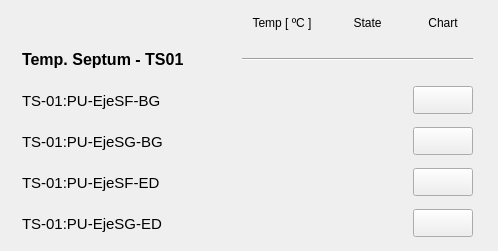
   <widget class="QWidget" name="scrollAreaWidgetContents_4">
    <property name="geometry">
     <rect>
      <x>0</x>
      <y>0</y>
      <width>498</width>
      <height>251</height>
     </rect>
    </property>
    <widget class="QWidget" name="layoutWidget">
     <property name="geometry">
      <rect>
       <x>8</x>
       <y>10</y>
       <width>481</width>
       <height>231</height>
      </rect>
     </property>
     <layout class="QGridLayout" name="gridLayout_4">
      <item row="0" column="1">
       <widget class="PyDMLabel" name="PyDMLabel_44">
        <property name="toolTip">
         <string/>
        </property>
        <property name="text">
         <string>Temp [ ºC ]</string>
        </property>
        <property name="alignment">
         <set>Qt::AlignCenter</set>
        </property>
       </widget>
      </item>
      <item row="0" column="2">
       <widget class="PyDMLabel" name="PyDMLabel_45">
        <property name="toolTip">
         <string/>
        </property>
        <property name="text">
         <string>State</string>
        </property>
        <property name="alignment">
         <set>Qt::AlignCenter</set>
        </property>
       </widget>
      </item>
      <item row="0" column="3">
       <widget class="PyDMLabel" name="PyDMLabel_55">
        <property name="toolTip">
         <string/>
        </property>
        <property name="text">
         <string>Chart</string>
        </property>
        <property name="alignment">
         <set>Qt::AlignCenter</set>
        </property>
       </widget>
      </item>
      <item row="1" column="0">
       <widget class="PyDMLabel" name="PyDMLabel_60">
        <property name="minimumSize">
         <size>
          <width>200</width>
          <height>35</height>
         </size>
        </property>
        <property name="maximumSize">
         <size>
          <width>160</width>
          <height>16777215</height>
         </size>
        </property>
        <property name="font">
         <font>
          <pointsize>12</pointsize>
          <weight>75</weight>
          <bold>true</bold>
         </font>
        </property>
        <property name="toolTip">
         <string/>
        </property>
        <property name="text">
         <string>Temp. Septum - TS01 </string>
        </property>
       </widget>
      </item>
      <item row="1" column="1" colspan="3">
       <widget class="Line" name="line_6">
        <property name="sizeIncrement">
         <size>
          <width>0</width>
          <height>0</height>
         </size>
        </property>
        <property name="baseSize">
         <size>
          <width>0</width>
          <height>0</height>
         </size>
        </property>
        <property name="autoFillBackground">
         <bool>false</bool>
        </property>
        <property name="frameShadow">
         <enum>QFrame::Sunken</enum>
        </property>
        <property name="lineWidth">
         <number>1</number>
        </property>
        <property name="midLineWidth">
         <number>0</number>
        </property>
        <property name="orientation">
         <enum>Qt::Horizontal</enum>
        </property>
       </widget>
      </item>
      <item row="2" column="0">
       <widget class="PyDMLabel" name="PyDMLabel_72">
        <property name="minimumSize">
         <size>
          <width>200</width>
          <height>35</height>
         </size>
        </property>
        <property name="maximumSize">
         <size>
          <width>200</width>
          <height>16777215</height>
         </size>
        </property>
        <property name="font">
         <font>
          <pointsize>11</pointsize>
         </font>
        </property>
        <property name="toolTip">
         <string/>
        </property>
        <property name="text">
         <string>TS-01:PU-EjeSF-BG</string>
        </property>
       </widget>
      </item>
      <item row="2" column="1">
       <widget class="PyDMLabel" name="PyDMLabel_46">
        <property name="enabled">
         <bool>true</bool>
        </property>
        <property name="minimumSize">
         <size>
          <width>80</width>
          <height>30</height>
         </size>
        </property>
        <property name="maximumSize">
         <size>
          <width>80</width>
          <height>30</height>
         </size>
        </property>
        <property name="toolTip">
         <string/>
        </property>
        <property name="accessibleDescription">
         <string/>
        </property>
        <property name="layoutDirection">
         <enum>Qt::LeftToRight</enum>
        </property>
        <property name="autoFillBackground">
         <bool>false</bool>
        </property>
        <property name="styleSheet">
         <string notr="true"/>
        </property>
        <property name="frameShape">
         <enum>QFrame::NoFrame</enum>
        </property>
        <property name="frameShadow">
         <enum>QFrame::Sunken</enum>
        </property>
        <property name="alignment">
         <set>Qt::AlignRight|Qt::AlignTrailing|Qt::AlignVCenter</set>
        </property>
        <property name="precision" stdset="0">
         <number>2</number>
        </property>
        <property name="precisionFromPV" stdset="0">
         <bool>false</bool>
        </property>
        <property name="channel" stdset="0">
         <string>TS-01:PU-EjeSF-BG:Temp-Mon</string>
        </property>
       </widget>
      </item>
      <item row="2" column="2">
       <widget class="QLed" name="led_ejesfbg">
        <property name="enabled">
         <bool>true</bool>
        </property>
        <property name="sizePolicy">
         <sizepolicy hsizetype="Maximum" vsizetype="Maximum">
          <horstretch>0</horstretch>
          <verstretch>0</verstretch>
         </sizepolicy>
        </property>
        <property name="minimumSize">
         <size>
          <width>51</width>
          <height>35</height>
         </size>
        </property>
        <property name="maximumSize">
         <size>
          <width>51</width>
          <height>35</height>
         </size>
        </property>
        <property name="toolTip">
         <string/>
        </property>
        <property name="state">
         <bool>false</bool>
        </property>
        <property name="onColor">
         <color>
          <red>0</red>
          <green>140</green>
          <blue>0</blue>
         </color>
        </property>
        <property name="shape">
         <enum>QLed::Circle</enum>
        </property>
       </widget>
      </item>
      <item row="2" column="3">
       <widget class="PyDMPushButton" name="PyDMPushButton_21">
        <property name="minimumSize">
         <size>
          <width>60</width>
          <height>28</height>
         </size>
        </property>
        <property name="maximumSize">
         <size>
          <width>60</width>
          <height>28</height>
         </size>
        </property>
        <property name="toolTip">
         <string/>
        </property>
       </widget>
      </item>
      <item row="3" column="0">
       <widget class="PyDMLabel" name="PyDMLabel_47">
        <property name="minimumSize">
         <size>
          <width>200</width>
          <height>0</height>
         </size>
        </property>
        <property name="maximumSize">
         <size>
          <width>200</width>
          <height>16777215</height>
         </size>
        </property>
        <property name="font">
         <font>
          <pointsize>11</pointsize>
         </font>
        </property>
        <property name="toolTip">
         <string/>
        </property>
        <property name="text">
         <string>TS-01:PU-EjeSG-BG</string>
        </property>
       </widget>
      </item>
      <item row="3" column="1">
       <widget class="PyDMLabel" name="PyDMLabel_73">
        <property name="enabled">
         <bool>true</bool>
        </property>
        <property name="minimumSize">
         <size>
          <width>80</width>
          <height>30</height>
         </size>
        </property>
        <property name="maximumSize">
         <size>
          <width>80</width>
          <height>30</height>
         </size>
        </property>
        <property name="toolTip">
         <string/>
        </property>
        <property name="accessibleDescription">
         <string/>
        </property>
        <property name="layoutDirection">
         <enum>Qt::LeftToRight</enum>
        </property>
        <property name="autoFillBackground">
         <bool>false</bool>
        </property>
        <property name="styleSheet">
         <string notr="true"/>
        </property>
        <property name="frameShape">
         <enum>QFrame::NoFrame</enum>
        </property>
        <property name="frameShadow">
         <enum>QFrame::Sunken</enum>
        </property>
        <property name="alignment">
         <set>Qt::AlignRight|Qt::AlignTrailing|Qt::AlignVCenter</set>
        </property>
        <property name="precision" stdset="0">
         <number>2</number>
        </property>
        <property name="precisionFromPV" stdset="0">
         <bool>false</bool>
        </property>
        <property name="channel" stdset="0">
         <string>TS-01:PU-EjeSG-BG:Temp-Mon</string>
        </property>
       </widget>
      </item>
      <item row="3" column="2">
       <widget class="QLed" name="led_ejesgbg">
        <property name="sizePolicy">
         <sizepolicy hsizetype="Maximum" vsizetype="Maximum">
          <horstretch>0</horstretch>
          <verstretch>0</verstretch>
         </sizepolicy>
        </property>
        <property name="minimumSize">
         <size>
          <width>51</width>
          <height>35</height>
         </size>
        </property>
        <property name="maximumSize">
         <size>
          <width>51</width>
          <height>35</height>
         </size>
        </property>
        <property name="toolTip">
         <string/>
        </property>
        <property name="state">
         <bool>false</bool>
        </property>
        <property name="onColor">
         <color>
          <red>0</red>
          <green>140</green>
          <blue>0</blue>
         </color>
        </property>
        <property name="shape">
         <enum>QLed::Circle</enum>
        </property>
       </widget>
      </item>
      <item row="3" column="3">
       <widget class="PyDMPushButton" name="PyDMPushButton_22">
        <property name="minimumSize">
         <size>
          <width>60</width>
          <height>28</height>
         </size>
        </property>
        <property name="maximumSize">
         <size>
          <width>60</width>
          <height>28</height>
         </size>
        </property>
        <property name="toolTip">
         <string/>
        </property>
       </widget>
      </item>
      <item row="4" column="0">
       <widget class="PyDMLabel" name="pv02raps01_4">
        <property name="minimumSize">
         <size>
          <width>200</width>
          <height>0</height>
         </size>
        </property>
        <property name="maximumSize">
         <size>
          <width>135</width>
          <height>16777215</height>
         </size>
        </property>
        <property name="font">
         <font>
          <pointsize>11</pointsize>
         </font>
        </property>
        <property name="toolTip">
         <string/>
        </property>
        <property name="text">
         <string>TS-01:PU-EjeSF-ED</string>
        </property>
       </widget>
      </item>
      <item row="4" column="1">
       <widget class="PyDMLabel" name="PyDMLabel_80">
        <property name="enabled">
         <bool>true</bool>
        </property>
        <property name="minimumSize">
         <size>
          <width>80</width>
          <height>30</height>
         </size>
        </property>
        <property name="maximumSize">
         <size>
          <width>80</width>
          <height>30</height>
         </size>
        </property>
        <property name="toolTip">
         <string/>
        </property>
        <property name="accessibleDescription">
         <string/>
        </property>
        <property name="layoutDirection">
         <enum>Qt::LeftToRight</enum>
        </property>
        <property name="autoFillBackground">
         <bool>false</bool>
        </property>
        <property name="styleSheet">
         <string notr="true"/>
        </property>
        <property name="frameShape">
         <enum>QFrame::NoFrame</enum>
        </property>
        <property name="frameShadow">
         <enum>QFrame::Sunken</enum>
        </property>
        <property name="alignment">
         <set>Qt::AlignRight|Qt::AlignTrailing|Qt::AlignVCenter</set>
        </property>
        <property name="precision" stdset="0">
         <number>2</number>
        </property>
        <property name="precisionFromPV" stdset="0">
         <bool>false</bool>
        </property>
        <property name="channel" stdset="0">
         <string>TS-01:PU-EjeSF-ED:Temp-Mon</string>
        </property>
       </widget>
      </item>
      <item row="4" column="2">
       <widget class="QLed" name="led_ejesfed">
        <property name="sizePolicy">
         <sizepolicy hsizetype="Maximum" vsizetype="Maximum">
          <horstretch>0</horstretch>
          <verstretch>0</verstretch>
         </sizepolicy>
        </property>
        <property name="minimumSize">
         <size>
          <width>51</width>
          <height>35</height>
         </size>
        </property>
        <property name="maximumSize">
         <size>
          <width>51</width>
          <height>35</height>
         </size>
        </property>
        <property name="toolTip">
         <string/>
        </property>
        <property name="state">
         <bool>false</bool>
        </property>
        <property name="onColor">
         <color>
          <red>0</red>
          <green>140</green>
          <blue>0</blue>
         </color>
        </property>
        <property name="shape">
         <enum>QLed::Circle</enum>
        </property>
       </widget>
      </item>
      <item row="4" column="3">
       <widget class="PyDMPushButton" name="PyDMPushButton_23">
        <property name="minimumSize">
         <size>
          <width>60</width>
          <height>28</height>
         </size>
        </property>
        <property name="maximumSize">
         <size>
          <width>60</width>
          <height>28</height>
         </size>
        </property>
        <property name="toolTip">
         <string/>
        </property>
       </widget>
      </item>
      <item row="5" column="0">
       <widget class="PyDMLabel" name="pv02raps02_4">
        <property name="minimumSize">
         <size>
          <width>200</width>
          <height>0</height>
         </size>
        </property>
        <property name="maximumSize">
         <size>
          <width>135</width>
          <height>16777215</height>
         </size>
        </property>
        <property name="font">
         <font>
          <pointsize>11</pointsize>
         </font>
        </property>
        <property name="toolTip">
         <string/>
        </property>
        <property name="text">
         <string>TS-01:PU-EjeSG-ED</string>
        </property>
       </widget>
      </item>
      <item row="5" column="1">
       <widget class="PyDMLabel" name="PyDMLabel_81">
        <property name="enabled">
         <bool>true</bool>
        </property>
        <property name="minimumSize">
         <size>
          <width>80</width>
          <height>30</height>
         </size>
        </property>
        <property name="maximumSize">
         <size>
          <width>80</width>
          <height>30</height>
         </size>
        </property>
        <property name="toolTip">
         <string/>
        </property>
        <property name="accessibleDescription">
         <string/>
        </property>
        <property name="layoutDirection">
         <enum>Qt::LeftToRight</enum>
        </property>
        <property name="autoFillBackground">
         <bool>false</bool>
        </property>
        <property name="styleSheet">
         <string notr="true"/>
        </property>
        <property name="frameShape">
         <enum>QFrame::NoFrame</enum>
        </property>
        <property name="frameShadow">
         <enum>QFrame::Sunken</enum>
        </property>
        <property name="alignment">
         <set>Qt::AlignRight|Qt::AlignTrailing|Qt::AlignVCenter</set>
        </property>
        <property name="precision" stdset="0">
         <number>2</number>
        </property>
        <property name="showUnits" stdset="0">
         <bool>false</bool>
        </property>
        <property name="precisionFromPV" stdset="0">
         <bool>false</bool>
        </property>
        <property name="channel" stdset="0">
         <string>TS-01:PU-EjeSG-ED:Temp-Mon</string>
        </property>
       </widget>
      </item>
      <item row="5" column="2">
       <widget class="QLed" name="led_ejesged">
        <property name="enabled">
         <bool>true</bool>
        </property>
        <property name="sizePolicy">
         <sizepolicy hsizetype="Maximum" vsizetype="Maximum">
          <horstretch>0</horstretch>
          <verstretch>0</verstretch>
         </sizepolicy>
        </property>
        <property name="minimumSize">
         <size>
          <width>51</width>
          <height>35</height>
         </size>
        </property>
        <property name="maximumSize">
         <size>
          <width>51</width>
          <height>35</height>
         </size>
        </property>
        <property name="toolTip">
         <string/>
        </property>
        <property name="state">
         <bool>false</bool>
        </property>
        <property name="onColor">
         <color>
          <red>0</red>
          <green>140</green>
          <blue>0</blue>
         </color>
        </property>
        <property name="shape">
         <enum>QLed::Circle</enum>
        </property>
       </widget>
      </item>
      <item row="5" column="3">
       <widget class="PyDMPushButton" name="PyDMPushButton_24">
        <property name="minimumSize">
         <size>
          <width>60</width>
          <height>28</height>
         </size>
        </property>
        <property name="maximumSize">
         <size>
          <width>60</width>
          <height>28</height>
         </size>
        </property>
        <property name="toolTip">
         <string/>
        </property>
       </widget>
      </item>
     </layout>
    </widget>
   </widget>
